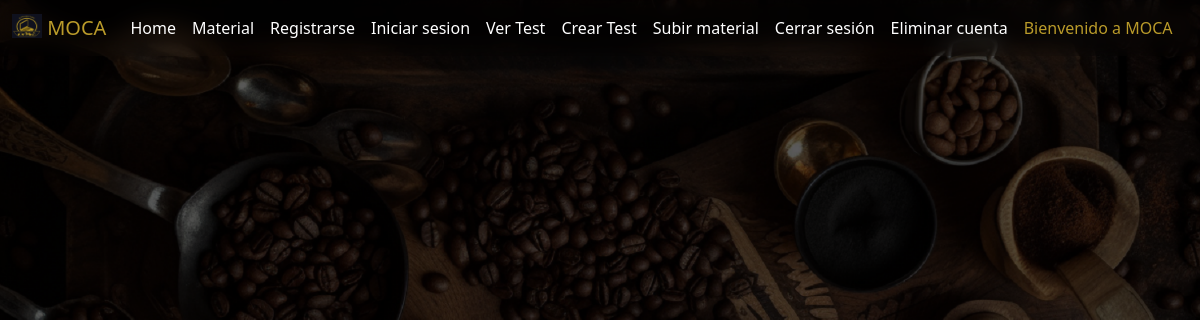
The app's page /material/ (signed in), older data.
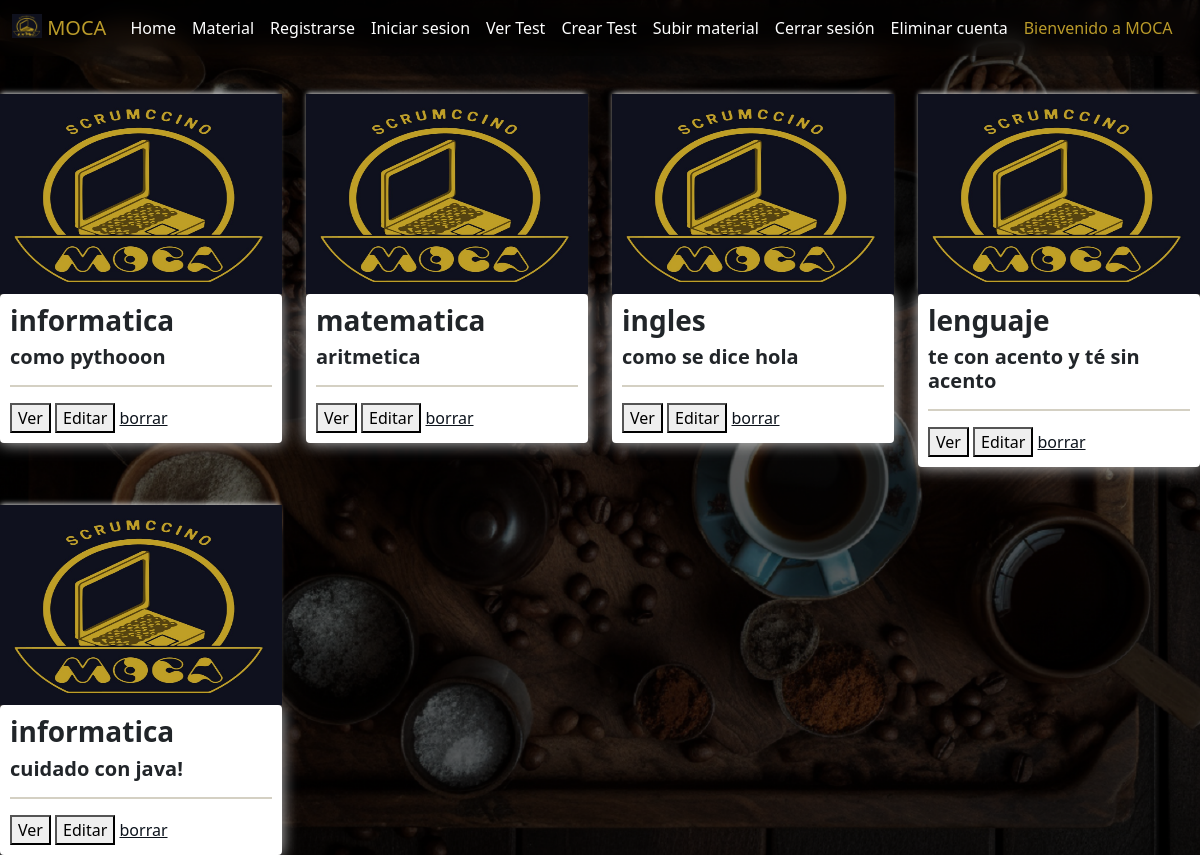
The same page, newer data.
### pivote/models.py (models this page shows, shortened)
class Post(models.Model):
    id = models.BigAutoField(primary_key=True)
    titulo = models.CharField(max_length=100, null=True, blank=True)
    asignatura = models.ForeignKey(Asignatura, on_delete=models.CASCADE, null=True, blank=True)
    autor= models.ForeignKey(User,on_delete=models.CASCADE, null=True, blank=True)
    fecha= models.DateField(auto_now=True, null=True, blank=True)
    contenido = models.CharField(max_length=1000, null=True, blank=True)

class Asignatura(models.Model):
    name = models.CharField(max_length=50, unique=True)
    def __str__(self):
        return self.name

### pivote/views.py (the view)
# urls.py: path("material/",views.material, name='material'),
@login_required(login_url='/login/')
def material(request):
    posts = Post.objects.all
    return render(request, "pivote/material.html", { "posts":posts})

### pivote/templates/pivote/material.html (shortened to what this page needs)
{% extends 'pivote/base.html' %}
{% load static %}
{% block content %}
<div class="row">
    {%for post in posts %}
    <div class="col-lg-3" style="margin-top: 10mm;">
        <img class="thumbnail" src="{% static 'pivote/logo.png' %}">
        <div class="box-element product" >
            <h3><strong>{{post.asignatura}}</strong></h6>
            <h5><strong>{{post.titulo}}</strong></h6>
            <hr>
            <button  class="btn-outline-secondary add-btn">Ver</button>
            {% if request.user.is_staff or es_profesor %}
            <button  class="btn-outline-secondary add-btn">Editar</button>
            <a class="btn-outline-secondary add-btn" onclick="return confirm('Esta accion es permanente, esta segur@?');" href="eliminarPost/{{post.id}}/"> borrar </a>
            {% endif %}
        </div>
    </div>
    {% endfor %}
</div>
{% endblock %}

### pivote/templates/pivote/base.html (shortened to what this page needs)
{% load static %}
<!DOCTYPE html>
<html lang="en">
<head>
    <link href="https://cdn.jsdelivr.net/npm/bootstrap@5.3.3/dist/css/bootstrap.min.css" rel="stylesheet">
    <link rel="stylesheet" type="text/css" href="{% static 'pivote/css/style.css' %}">
</head>
<body>
    {% include 'pivote/nav.html' %}
    {% block content %}
    {% endblock %}
</body>
</html>

### pivote/templates/pivote/nav.html (shortened to what this page needs)
{% load static %}
<nav class="navbar navbar-expand-lg bg-body-tertiary navbar-custom">
    <div class="container-fluid">
      <a class="navbar-brand" href="#" style="color: #ba9b2a;">
        <img src="{% static 'pivote/logo.png' %}" alt="Logo" width="30" height="24" class="d-inline-block align-text-top" >
        MOCA</a>
      <div class="collapse navbar-collapse" id="navbarNav">
        <ul class="navbar-nav">
          <li class="nav-item">
            <a class="nav-link active" aria-current="page" href="{% url 'home' %}">Home</a>
          </li>
          <li class="nav-item">
            <a class="nav-link active" aria-current="page" href="{% url 'material' %}">Material</a>
          </li>
          <li class="nav-item">
            <a class="nav-link" href="{% url 'registrar' %}">Registrarse</a>
          </li>
          <li class="nav-item">
            <a class="nav-link" href="{% url 'login' %}">Iniciar sesion</a>
          </li>
          <li class="nav-item">
            <a class="nav-link textoNav" href="{% url 'allTest' %}">Ver Test</a>
          </li>
          {% if request.user.is_staff or es_profesor %}
          <li class="nav-item">
            <a class="nav-link textoNav" href="{% url 'crearTest' %}">Crear Test</a>
          </li>
          <li class="nav-item">
            <a class="nav-link active" aria-current="page" href="{% url 'crearPost' %}">Subir material</a>
          </li>
          {% endif %}
          {% if not anonimo %}
          <li class="nav-item">
            <a class="nav-link" href="{% url 'logout' %}">Cerrar sesión</a>
          </li>
          <li class="nav-item">
            <a class="nav-link" onclick="return confirm('Estás segur@?');" href="delete/">Eliminar cuenta</a>
          </li>
          {% endif %}
          <li class="nav-item">
            <a class="nav-link disabled" aria-disabled="true" style="color: #ba9b2a;">Bienvenido a MOCA {% if not anonimo %} {{usuarioactual}} {% endif %}</a>
          </li>
        </ul>
      </div>
    </div>
  </nav>

### pivote/static/pivote/css/style.css (style rules this page uses)
.navbar-custom { background-color: transparent !important; backdrop-filter: blur(10px); }
.navbar-custom .navbar-brand, .navbar-custom .navbar-nav .nav-link { color: white; }
.box-element { box-shadow:hsl(0, 0%, 80%) 0 0 16px; background-color: #fff; border-radius: 4px; padding: 10px; }
.thumbnail { width: 100%; height: 200px; -webkit-box-shadow: -1px -3px 5px -2px rgba(214,214,214,1); -moz-box-shadow: -1px -3px 5px -2px rgba(214,214,214,1); box-shadow: -1px -3px 5px -2px rgba(214,214,214,1); }
hr { height:2px; border-width:0; color:gray; background-color:#564410; }
a { color: #0c131c; }

Row changes from the older to the newer data that the page shows:
added Post: asignatura "informatica", titulo "como pythooon"
added Post: asignatura "matematica", titulo "aritmetica"
added Post: asignatura "ingles", titulo "como se dice hola"
added Post: asignatura "lenguaje", titulo "te con acento y té sin acento"
added Post: asignatura "informatica", titulo "cuidado con java!"
